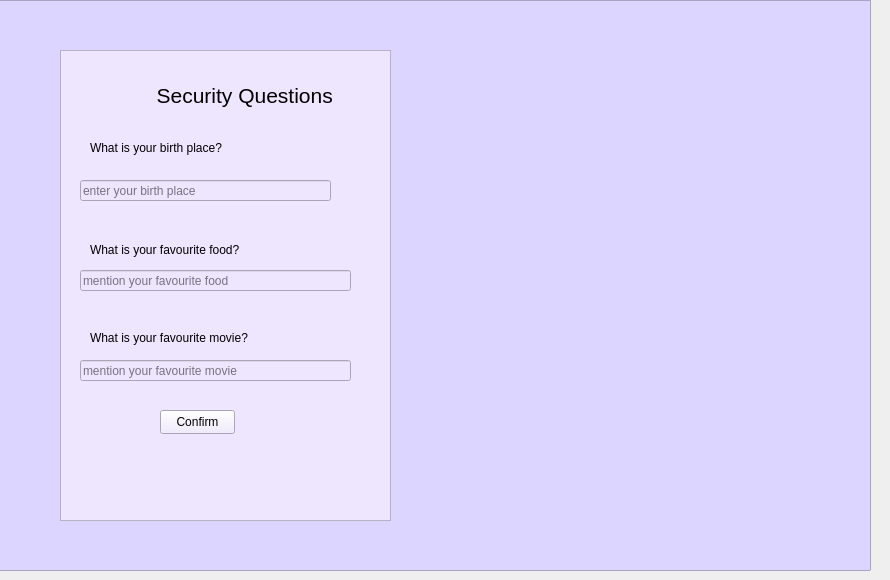
      <widget class="QWidget" name="page_4">
       <widget class="QFrame" name="innerFrame_3">
        <property name="geometry">
         <rect>
          <x>-10</x>
          <y>0</y>
          <width>881</width>
          <height>571</height>
         </rect>
        </property>
        <property name="styleSheet">
         <string notr="true">background-color: rgb(219, 213, 255);</string>
        </property>
        <property name="frameShape">
         <enum>QFrame::StyledPanel</enum>
        </property>
        <property name="frameShadow">
         <enum>QFrame::Raised</enum>
        </property>
        <widget class="QFrame" name="outerFrame_3">
         <property name="geometry">
          <rect>
           <x>70</x>
           <y>50</y>
           <width>331</width>
           <height>471</height>
          </rect>
         </property>
         <property name="styleSheet">
          <string notr="true">background-color: rgb(241, 228, 255);
background-color: rgb(238, 230, 255);</string>
         </property>
         <property name="frameShape">
          <enum>QFrame::StyledPanel</enum>
         </property>
         <property name="frameShadow">
          <enum>QFrame::Raised</enum>
         </property>
         <widget class="QLabel" name="labelsecuityqn">
          <property name="geometry">
           <rect>
            <x>50</x>
            <y>30</y>
            <width>251</width>
            <height>31</height>
           </rect>
          </property>
          <property name="font">
           <font>
            <pointsize>16</pointsize>
           </font>
          </property>
          <property name="text">
           <string>        Security Questions</string>
          </property>
         </widget>
         <widget class="QLabel" name="labelbirthPlace">
          <property name="geometry">
           <rect>
            <x>30</x>
            <y>90</y>
            <width>281</width>
            <height>16</height>
           </rect>
          </property>
          <property name="text">
           <string>What is your birth place?</string>
          </property>
         </widget>
         <widget class="QLabel" name="labelfavFood">
          <property name="geometry">
           <rect>
            <x>30</x>
            <y>190</y>
            <width>271</width>
            <height>20</height>
           </rect>
          </property>
          <property name="text">
           <string>What is your favourite food?</string>
          </property>
         </widget>
         <widget class="QLabel" name="labelfavMovie">
          <property name="geometry">
           <rect>
            <x>30</x>
            <y>280</y>
            <width>171</width>
            <height>16</height>
           </rect>
          </property>
          <property name="text">
           <string>What is your favourite movie? </string>
          </property>
         </widget>
         <widget class="QPushButton" name="pushButtonconfirm">
          <property name="geometry">
           <rect>
            <x>100</x>
            <y>360</y>
            <width>75</width>
            <height>24</height>
           </rect>
          </property>
          <property name="text">
           <string>Confirm</string>
          </property>
         </widget>
         <widget class="QLineEdit" name="lineEditSecurityAnswer1">
          <property name="geometry">
           <rect>
            <x>20</x>
            <y>130</y>
            <width>251</width>
            <height>21</height>
           </rect>
          </property>
          <property name="placeholderText">
           <string>enter your birth place</string>
          </property>
         </widget>
         <widget class="QLineEdit" name="lineEditSecurityAnswer2">
          <property name="geometry">
           <rect>
            <x>20</x>
            <y>220</y>
            <width>271</width>
            <height>21</height>
           </rect>
          </property>
          <property name="placeholderText">
           <string>mention your favourite food</string>
          </property>
         </widget>
         <widget class="QLineEdit" name="lineEditSecurityAnswer3">
          <property name="geometry">
           <rect>
            <x>20</x>
            <y>310</y>
            <width>271</width>
            <height>21</height>
           </rect>
          </property>
          <property name="placeholderText">
           <string>mention your favourite movie </string>
          </property>
         </widget>
         <widget class="QLabel" name="label_15">
          <property name="geometry">
           <rect>
            <x>10</x>
            <y>20</y>
            <width>91</width>
            <height>41</height>
           </rect>
          </property>
          <property name="styleSheet">
           <string notr="true">image: url(:/background/Downloads/privacy.png);
background-color: rgba(255, 255, 255, 0);
</string>
          </property>
          <property name="text">
           <string/>
          </property>
         </widget>
        </widget>
        <widget class="QLabel" name="label_31">
         <property name="geometry">
          <rect>
           <x>520</x>
           <y>150</y>
           <width>191</width>
           <height>241</height>
          </rect>
         </property>
         <property name="styleSheet">
          <string notr="true">image: url(:/background/Downloads/cyber-security.png);
background-color: rgba(255, 255, 255, 0);
</string>
         </property>
         <property name="text">
          <string/>
         </property>
        </widget>
       </widget>
      </widget>
